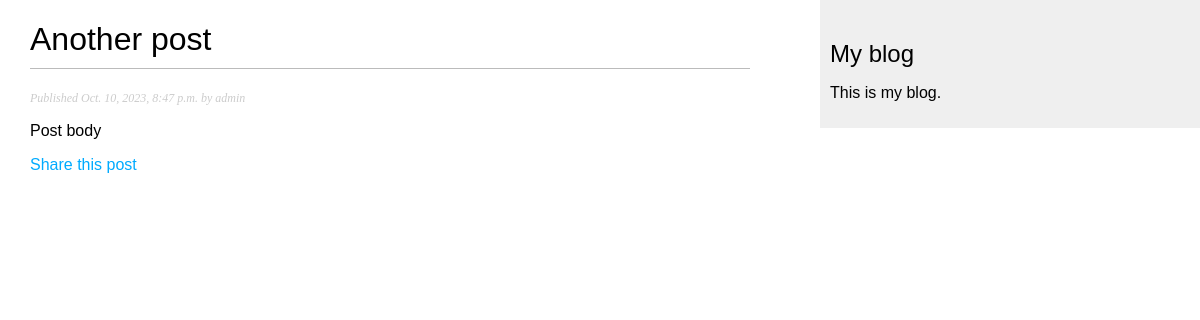
The page /blog/2023/10/10/another-post/ on the database its author committed.
### blog/models.py (models this page shows, shortened)
class Post(models.Model):
    class Status(models.TextChoices):
        DRAFT = 'DF', 'Draft'
        PUBLISHED = 'PB', 'Published'
    title = models.CharField(max_length=250)
    slug = models.SlugField(max_length=250, unique_for_date='publish')
    author = models.ForeignKey(User,
                             on_delete=models.CASCADE,
                             related_name='blog_posts')
    body = models.TextField()
    publish = models.DateTimeField(default=timezone.now)
    created = models.DateTimeField(auto_now_add=True)
    updated = models.DateTimeField(auto_now=True)
    status = models.CharField(max_length=2,
                              choices=Status.choices,
                              default=Status.DRAFT)
    objects = models.Manager()
    published = PublishedManager()
    class Meta:
        ordering = ['-publish']
        indexes = [
            models.Index(fields=['-publish'])
        ]

### blog/views.py (the view)
def post_detail(request, year, month, day, post):
    post = get_object_or_404(Post, status=Post.Status.PUBLISHED,
                             slug=post,
                             publish__year=year,
                             publish__month=month,
                             publish__day=day)
    return render(request,'blog/post/detail.html', {'post':post})

### blog/templates/blog/post/detail.html (shortened to what this page needs)
{% extends "blog/base.html" %}
{% block content %}
    <h1>{{ post.title }}</h1>
    <p class="date">Published {{ post.publish }} by {{ post.author }}</p>
    {{ post.body|linebreaks }}
    <p>
        <a href="{% url 'blog:post_share' post.id %}">
            Share this post
        </a>
    </p>
{% endblock %}

### blog/static/css/blog.css (style rules this page uses)
body { margin:0; padding:0; font-family:helvetica, sans-serif; }
a { color:#00abff; text-decoration:none; }
h1 { font-weight:normal; border-bottom:1px solid #bbb; padding:0 0 10px 0; }
p.date { color:#ccc; font-family: georgia, serif; font-size: 12px; font-style: italic; }

### rows shown on the page
Post: title "Another post", publish "Oct. 10, 2023, 8:47 p.m.", author "admin", body "Post body"
